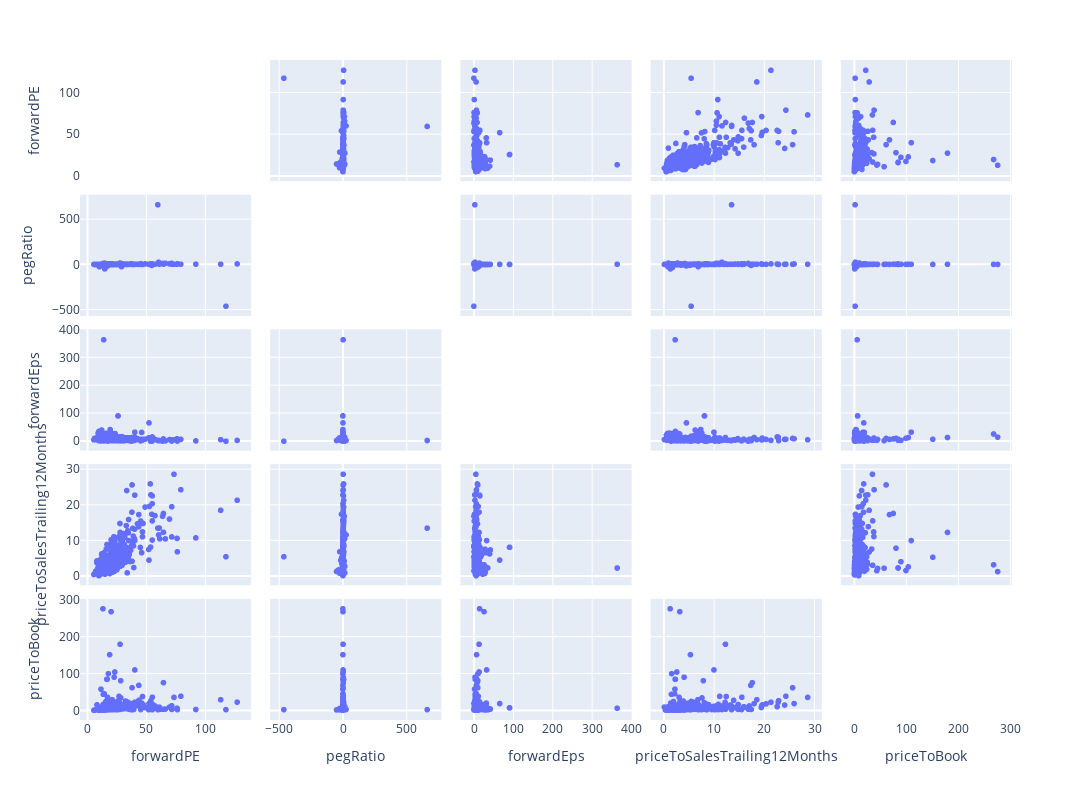

Notebook code cell kept with this figure:
### Markdown cell above
## Scatter matrix of numerical fundamentals

### Code cell
fig = px.scatter_matrix(funs.loc[ : , funs.columns != 'Ticker'])
fig.update_layout(width=1280,
                    height=800)
fig.update_traces(diagonal_visible=False)
fig.show()

### Figure 1 — Plotly figure (JSON) as saved in the notebook; plotly's stock layout.template omitted (floating-point values rounded to 4 significant figures; data arrays with more than 128 entries replaced by an {"elided": "..."} marker saying what was removed)
{"data": [{"diagonal": {"visible": false}, "dimensions": [{"axis": {"matches": true}, "label": "forwardPE", "values": {"elided": "360 float values"}}, {"axis": {"matches": true}, "label": "pegRatio", "values": {"elided": "360 float values"}}, {"axis": {"matches": true}, "label": "forwardEps", "values": {"elided": "360 float values"}}, {"axis": {"matches": true}, "label": "priceToSalesTrailing12Months", "values": {"elided": "360 float values"}}, {"axis": {"matches": true}, "label": "priceToBook", "values": {"elided": "360 float values"}}], "hoverlabel": {"namelength": 0}, "hovertemplate": "%{xaxis.title.text}=%{x}<br>%{yaxis.title.text}=%{y}", "legendgroup": "", "marker": {"color": "#636efa", "symbol": "circle"}, "name": "", "showlegend": false, "type": "splom"}], "layout": {"dragmode": "select", "height": 800, "legend": {"tracegroupgap": 0}, "margin": {"t": 60}, "width": 1280}}
